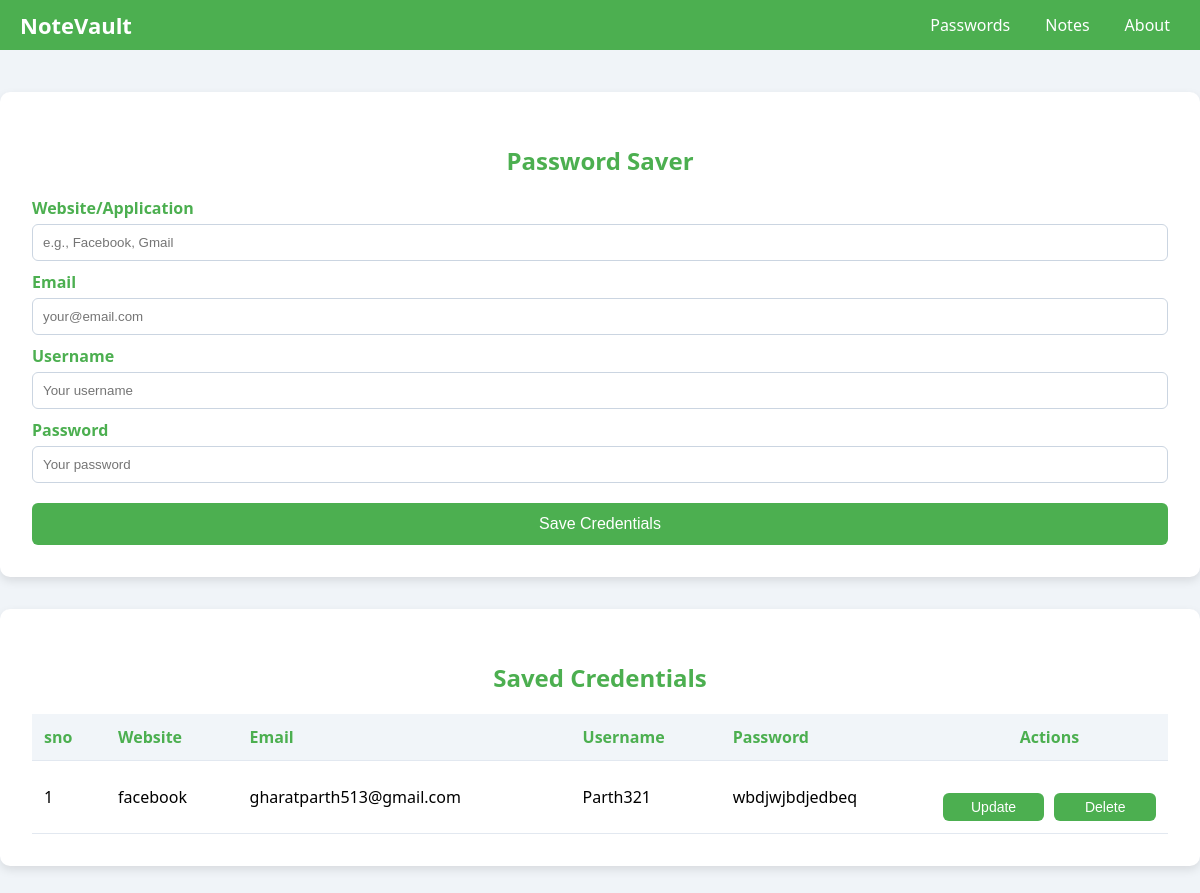
Before: / with the older database file.
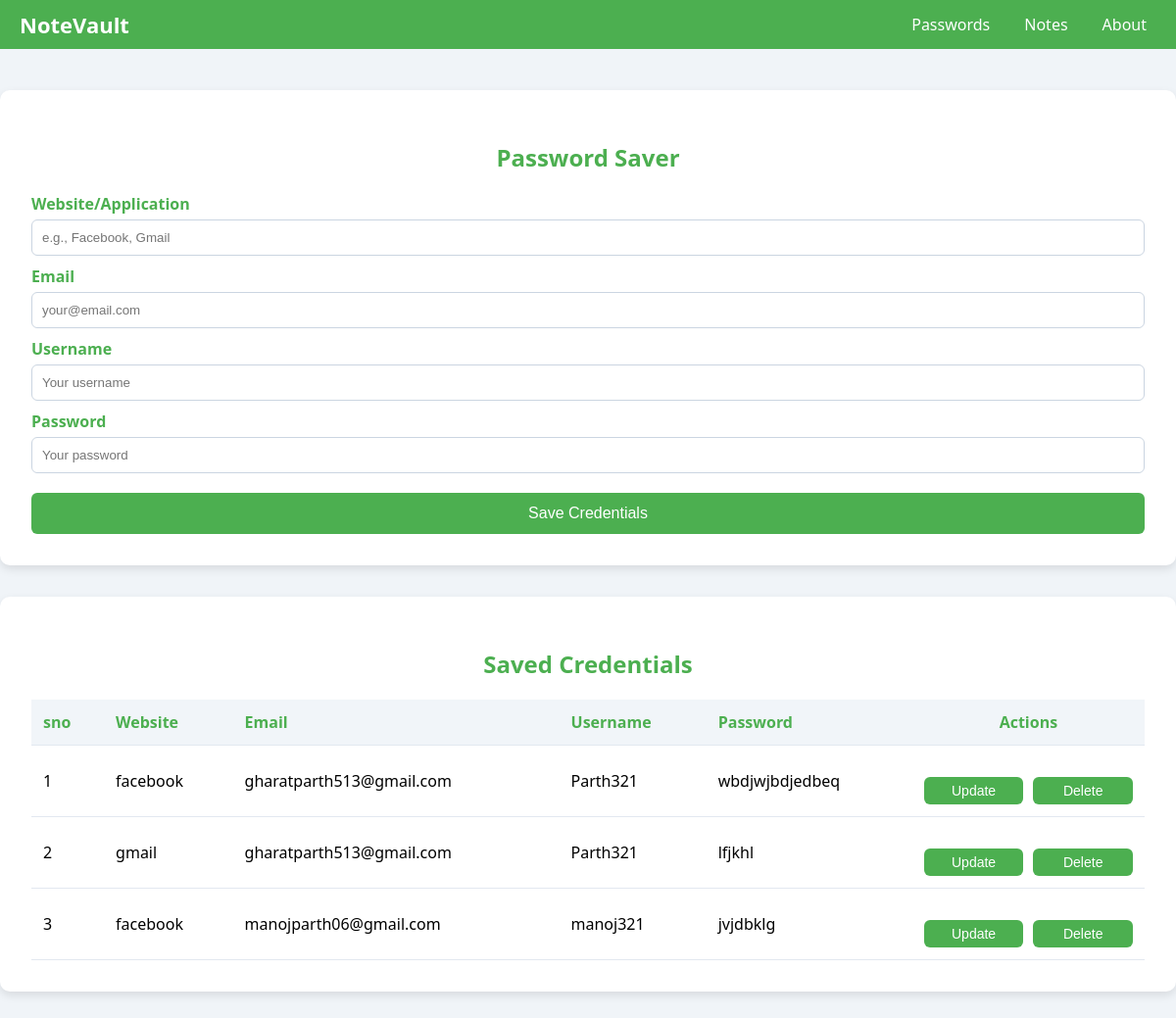
After: the same page with the newer database file.
### app.py (models this page shows, shortened)
class passwordsaver(db.Model):
    sno = db.Column(db.Integer, primary_key=True, autoincrement=True)
    website = db.Column(db.String(120), nullable=False)
    email = db.Column(db.String(120), nullable=False)
    username = db.Column(db.String(80), nullable=False)
    password = db.Column(db.String(120), nullable=False)

### app.py (the view)
@app.route('/')
def index():
    allsavepassword=passwordsaver.query.all()
    return render_template('index.html', allsavepassword=allsavepassword) # to render template file

### templates/index.html (shortened to what this page needs)
<!DOCTYPE html>
<html lang="en">
<head>
</head>
<body>
  <nav class="navbar" id="navbar">
    <a href="/" class="brand">NoteVault</a>
    <div class="navbar-links">
      <a href="/">Passwords</a>
      <a href="/note">Notes</a>
      <a href="#">About</a>
    </div>
  </nav>
  <form class="form-box" method="POST" action="/">
    <h2>Password Saver</h2>
    <label for="website">Website/Application</label>
    <input type="text" id="website" name="website" placeholder="e.g., Facebook, Gmail" required>
    <label for="email">Email</label>
    <input type="email" id="email" name="email" placeholder="your@email.com" required>
    <label for="username">Username</label>
    <input type="text" id="username" name="username" placeholder="Your username" required>
    <label for="password">Password</label>
    <input type="password" id="password" name="password" placeholder="Your password" required>
    <button type="submit">Save Credentials</button>
  </form>
  <div class="credentials-box">
    <h2>Saved Credentials</h2>
    <table>
      <thead>
        <tr>
          <th>sno</th>
          <th>Website</th>
          <th>Email</th>
          <th>Username</th>
          <th>Password</th>
          <th colspan="2" style="text-align: center;">Actions</th>
        </tr>
      </thead>
      <tbody>
        {% for passwordsaver in allsavepassword %}
        <tr>
          <td>{{passwordsaver.sno}}</td>
          <td>{{passwordsaver.website}}</td>
          <td>{{passwordsaver.email}}</td>
          <td>{{passwordsaver.username}}</td>
          <td>{{passwordsaver.password}}</td>
          <td colspan="2">
            <div class="action-buttons">
              <button class="buttonde">
                <a class="link" href="{{ url_for('update_form', sno=passwordsaver.sno) }}">Update</a>
              </button>
              <button class="buttonde">
                <a class="link" href="{{ url_for('delete', sno=passwordsaver.sno) }}">Delete</a>
              </button>
            </div>
          </td>
        </tr>
        {% endfor %}
      </tbody>
    </table>
  </div>
</body>
</html>

### templates/index.html (style rules this page uses)
* { box-sizing: border-box; }
body { margin: 0; font-family: 'Segoe UI', Tahoma, Geneva, Verdana, sans-serif; background-color: #f0f4f8; padding-top: 60px; }
.navbar { position: absolute; top: 0; width: 100%; background-color: #4CAF50; display: flex; justify-content: space-between; align-items: center; padding: 0 20px; z-index: 1000; }
.navbar .brand { color: white; font-size: 22px; font-weight: bold; text-decoration: none; }
.navbar-links { display: flex; gap: 15px; }
.navbar-links a { color: white; text-decoration: none; padding: 14px 10px; font-weight: 500; }
.form-box, .credentials-box { margin: 2rem auto; background-color: #ffffff; padding: 2rem; border-radius: 10px; box-shadow: 0 4px 10px rgba(0, 0, 0, 0.1); width: 100%; }
h2 { text-align: center; color: #4CAF50; margin-bottom: 20px; }
label { display: block; margin-top: 10px; font-weight: bold; color: #4CAF50; }
input { width: 100%; padding: 10px; margin-top: 5px; border: 1px solid #cbd5e1; border-radius: 6px; }
button { width: 100%; margin-top: 20px; padding: 12px; background-color: #4CAF50; color: white; border: none; border-radius: 6px; font-size: 16px; cursor: pointer; }
.buttonde { background-color: #4CAF50; color: #ffffff; font-size: 14px; border-radius: 6px; padding: 6px 12px; border: none; cursor: pointer; }
.link { color: #ffffff; text-decoration: none; }
.action-buttons { display: flex; justify-content: center; gap: 10px; }
table { width: 100%; border-collapse: collapse; margin-top: 1rem; }
th, td { padding: 12px; text-align: left; border-bottom: 1px solid #e2e8f0; }
th { background-color: #f1f5f9; color: #4CAF50; }

Changed rows visible on the page:
added passwordsaver: sno "2", website "gmail", email "gharatparth513@gmail.com", username "Parth321", password "lfjkhl"
added passwordsaver: sno "3", website "facebook", email "manojparth06@gmail.com", username "manoj321", password "jvjdbklg"
